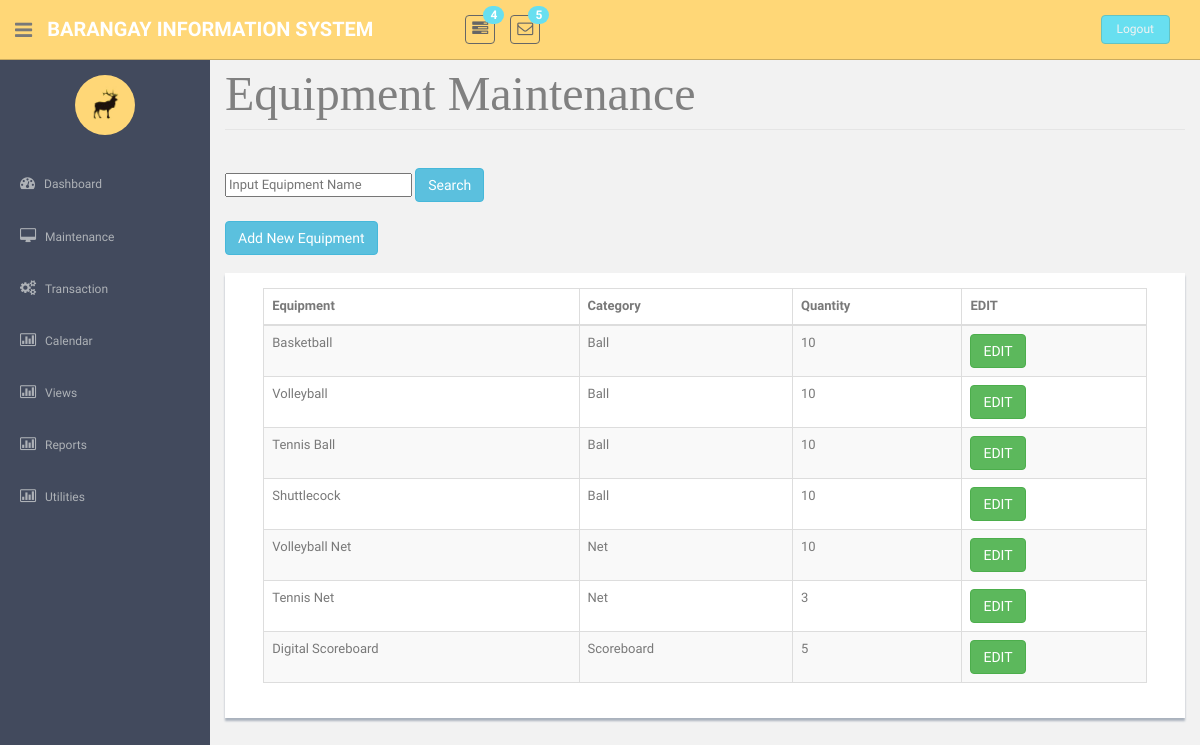
/EquipmentMaintenance.php, run on the app's committed database.
### tables this page shows
CREATE TABLE `tblequipment` (
  `strEquipNo` int(25) NOT NULL,
  `strEquipName` varchar(85) NOT NULL,
  `strEquipCategoryCode` varchar(25) NOT NULL,
  `intEquipQuantity` int(11) NOT NULL,
  `dblEquipFee` double NOT NULL
);

CREATE TABLE `tblcategory` (
  `strCategoryCode` int(25) NOT NULL,
  `strCategoryDesc` varchar(45) NOT NULL,
  `strCategoryType` varchar(45) NOT NULL
);

### EquipmentMaintenance.php (the view, shortened to what this page needs)
<!DOCTYPE html>
          <?php require('header.php');?>
    <?php require('sidebar.php');?>
      <section id="main-content">
          <section class="wrapper site-min-height">		<form method = POST>
<legend ><font face = "cambria" size = 8 color = "grey"> Equipment Maintenance </font></legend>
<br>
<div class="input-append">
       <input name="search" id="search" placeholder = "Input Equipment Name"/>
    <button class="btn btn-info" name = "s1">Search</button></form>
</div><br>
	<button  class="btn btn-info" onclick = "window.location.href='EquipmentAdd.php'">Add New Equipment</button><br>
                            <center><br>
				<div class = "showback">
	<form method = POST>
				<table class="table table-striped table-bordered table-hover"  border = '3' style = 'width:95%'>
					<thead><tr>
						<th> Equipment </th>
						<th> Category </th>
						<th> Quantity </th>
						<th> EDIT </th>
					</tr></thead>
					<tbody><?php
					require('connection.php');
						$sql = "select * from tblequipment";
						$query = mysqli_query($con, $sql);
						if(mysqli_num_rows($query) > 0){
							while($row = mysqli_fetch_object($query)){?>
								<tr> <td><?php echo $row->strEquipName?></td>
									<td><?php
								$query2 = mysqli_query($con,"Select * from tblCategory where strcategorycode = '$row->strEquipCategoryCode'");
								if(mysqli_num_rows($query2) > 0){
									while($row1 = mysqli_fetch_object($query2)){
										echo  $row1->strCategoryType;
									}
								}
					?>				</td>
									<td><?php echo $row->intEquipQuantity?></td>
									<td><button  class="btn btn-success" type = submit name = "btnEdit" value = <?php echo $row->strEquipNo; ?> >EDIT</button></td>
								</tr>
		<?php }} ?></tbody>
				</table>
			</div><br><br>
                  </center>
		</section><! --/wrapper -->
      </section>
  </section>
  </body>
</html>

### assets/css/style.css (style rules this page uses)
body { color: #797979; background: #f2f2f2; font-family: 'Ruda', sans-serif; padding: 0px !important; margin: 0px !important; font-size:13px; }
#main-content { margin-left: 210px; }
.wrapper { display: inline-block; margin-top: 60px; padding-left: 15px; padding-right: 15px; padding-bottom: 15px; padding-top: 0px; width: 100%; }
.showback { background: #ffffff; padding: 15px; margin-bottom: 15px; box-shadow: 0px 3px 2px #aab2bd; }
.site-min-height { min-height: 900px; }

### data on the page
tblequipment: strEquipName "Basketball", intEquipQuantity "10", $row->strEquipNo 1 (drawn)
tblcategory: strCategoryType "Ball"
tblequipment: strEquipName "Volleyball", intEquipQuantity "10", $row->strEquipNo 2 (drawn)
tblequipment: strEquipName "Tennis Ball", intEquipQuantity "10", $row->strEquipNo 3 (drawn)
tblequipment: strEquipName "Shuttlecock", intEquipQuantity "10", $row->strEquipNo 4 (drawn)
tblequipment: strEquipName "Volleyball Net", intEquipQuantity "10", $row->strEquipNo 5 (drawn)
tblcategory: strCategoryType "Net"
tblequipment: strEquipName "Tennis Net", intEquipQuantity "3", $row->strEquipNo 6 (drawn)
tblequipment: strEquipName "Digital Scoreboard", intEquipQuantity "5", $row->strEquipNo 7 (drawn)
tblcategory: strCategoryType "Scoreboard"
